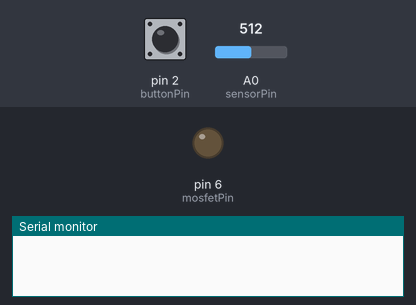
Bench run of a sketch on a simulated Arduino Uno, built with avr-gcc and run on an emulated ATmega328P. Shown: output pins drawn as LEDs (lit = HIGH), the last lines printed to the serial monitor. The inputs (shaded band) are chosen by the test bench; at power-on: pin 2 (buttonPin) LOW, A0 (sensorPin) = 512.

Above: at 1.2 s.
1.3 s: pin 2 (buttonPin) pulled HIGH for 0.15 s
At 30.3 s:
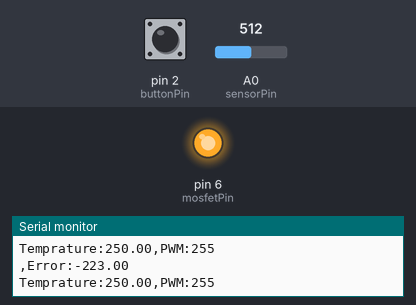
Timing chart, 0 to 30.8 s (numbered marks = the images above; inputs shaded):
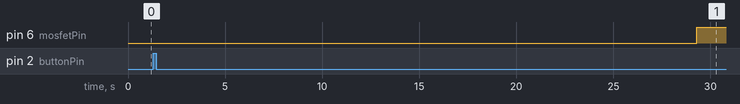

The sketch:

PID_Test.ino
```cpp
// --- PIN DEFINITIONS ---
const int sensorPin = A0;
const int mosfetPin = 6;
const int buttonPin = 2;

// --- CONFIGURATION ---
const unsigned long cookTimeOat = 30*1000;
const float IdealTemp = 27.0;
const unsigned long SampleTime = 1000;

// --- PID CONSTANTS ---
const double Kp = 12;
const double Ki = 4.885;
const double Kd = .50125;

// --- PID VARIABLES ---
float PreviousError = 0.0;
float TotalIntegral = 0.0;
int PWM_Value = 0; // Current power output 0-255

// --- TIMING VARIABLES ---
unsigned long startTime = 0;
unsigned long lastSampleTime = 0;
bool isCooking = false;

void setup() {
  pinMode(buttonPin, INPUT);
  pinMode(sensorPin, INPUT);
  pinMode(mosfetPin, OUTPUT);
  Serial.begin(9600);
}

void loop() {

  if (digitalRead(buttonPin) == HIGH && !isCooking) {

    isCooking = true;
    startTime = millis();
    lastSampleTime = millis();
    Serial.println("--- Cooking Started ---");
  }


  if (isCooking) {
    unsigned long currentTime = millis();


    if (currentTime - startTime >= cookTimeOat) {
      endCook();
      return;
    }


    if (currentTime - lastSampleTime >= SampleTime) {

      unsigned long timeDelta = currentTime - lastSampleTime;

      float CurrentT = getTemprature();
      PWM_Value = calculatePID(CurrentT, timeDelta);

      analogWrite(mosfetPin, PWM_Value);
      lastSampleTime = currentTime;

      float error = IdealTemp - CurrentT;
      Serial.print("Temprature:");
      Serial.print(CurrentT);
      Serial.print(",PWM:");
      Serial.println(PWM_Value);
      Serial.print(",Error:");
      Serial.println(error);
    }
  }
}

// Function to stop the process cleanly
void endCook() {
  isCooking = false;
  analogWrite(mosfetPin, 0);
  //TotalIntegral = 0;
  PreviousError = 0;
  Serial.println("--- Cooking Finished Total Error:---");
  Serial.println(TotalIntegral);
}

int calculatePID(float Temp, unsigned long TimeDelta) {
  float timeSecs = TimeDelta / 1000.0;

  float error = IdealTemp - Temp;

  // Proportional Term
  float proportional = Kp * error;

  // Integral Term (Anti-windup added)
  TotalIntegral += error * timeSecs;
  // Limiting the integral
  //if (TotalIntegral > 200) TotalIntegral = 200;
  //if (TotalIntegral < -200) TotalIntegral = -200;
  float integral = Ki * TotalIntegral;

  // Derivative Term
  float derivative = Kd * (error - PreviousError) / timeSecs;
  PreviousError = error;

  float rawPWM = proportional + integral + derivative;

  int PWM = (int)rawPWM + 200;

  if (PWM < 0) PWM = 0;
  if (PWM > 255) PWM = 255;

  return PWM;
}

float getTemprature() {
  float sensorValue = analogRead(sensorPin);
  // Assuming 5V reference: (Value / 1024) * 5000mV / 10mV_per_degree_C
  float temperatureC = (sensorValue * 5.0 / 1024.0) * 100.0;

  return temperatureC;
}
```

Measured:
- after the input at 1.3 s, pin 6 (mosfetPin): LOW → HIGH after 28.0 s
